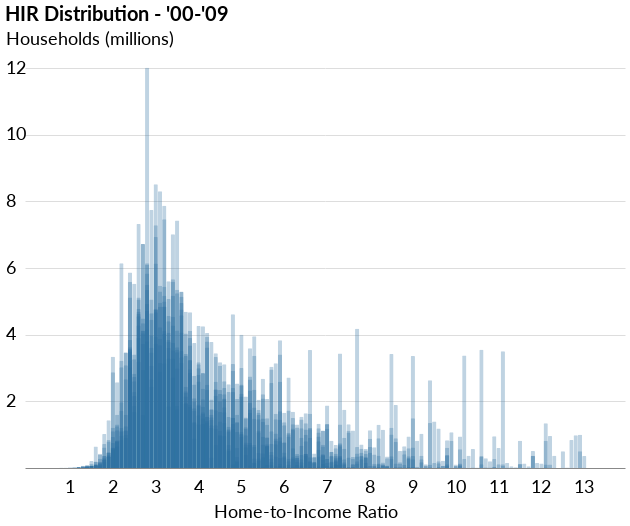

Here is the notebook cell this chart was saved with:
### Markdown cell above
#### 2000-2010 Distribution

### Code cell
years = range(2000,2010)
variables = []
counter = 0
for year in years:
    df = pd.DataFrame(yrs_dict[year]['bins'].items(), columns=['Bins', 'Counts']).sort_values(['Bins'])
    df = df[df.Bins <= 13]  # Removing outliers (to ensure consistent x axis values)
    add_vals = []
    for val in np.arange(0,14,.1):
        if round(val,1) not in df.Bins.values:
            add_vals.append(round(val,1))
    missing_vals = pd.DataFrame({'Bins':add_vals, 'Counts':list(np.full(len(add_vals),0))})
    df = pd.concat([df, missing_vals]).sort_values('Bins')
    
    var = alt.Chart(df, title='HIR Distribution - \'00-\'09'
                   ).mark_bar(color='#2d6e9f', size=4.2, opacity=.3, cornerRadiusTopLeft=1, cornerRadiusTopRight=1
                             ).encode(x=alt.X('Bins:O', title='Home-to-Income Ratio', axis=alt.Axis(values=list(range(1,14)), titleFontSize=18, labelFontSize=18, titleY=35)), 
                                      y=alt.Y('Counts:Q', title='Households (millions)', scale=alt.Scale(domain=[0,12]), axis=alt.Axis(titleFontSize=18, labelFontSize=18, values=list(range(2,14,2)))))
    variables.append(var)
    counter += 1

combined0009 = var   # Last chart created (must assign altair chart object to variable to enable appending)
for var in variables[:-1]:  # Excluding last chart
    combined0009 += var

combined0009

### Figure 1 — Vega-Lite specification as saved in the notebook (floating-point values rounded to 4 significant figures; data arrays with more than 128 entries replaced by an {"elided": "..."} marker saying what was removed)
{"width": 600, "height": 400, "background": "white", "config": {"title": {"fontSize": 20, "anchor": "start", "font": "Lato", "offset": 5}, "axisX": {"grid": false, "labelFont": "Lato", "labelFontSize": 14, "labelAngle": 0, "labelPadding": 10, "ticks": false, "tickSize": 5, "title": null, "titleFont": "Lato", "titleFontSize": 14, "titleFontWeight": "light", "titleY": 30, "titleX": 280}, "axisY": {"grid": true, "gridOpacity": 1, "labelFont": "Lato", "labelFontSize": 14, "labelLimit": 100, "labelAlign": "left", "labelPadding": 20, "ticks": false, "title": null, "titleFont": "Lato", "titleFontWeight": "normal", "titleFontSize": 14, "titleAlign": "left", "titleAngle": 0, "titleY": -20, "titleX": -20, "domainWidth": 0}, "view": {"strokeOpacity": 0}}, "layer": [{"data": {"name": "data-b96737a7b70fcb82a5667d5a6de54204"}, "mark": {"type": "bar", "color": "#2d6e9f", "cornerRadiusTopLeft": 1, "cornerRadiusTopRight": 1, "opacity": 0.3, "size": 4.2}, "encoding": {"x": {"type": "ordinal", "axis": {"labelFontSize": 18, "titleFontSize": 18, "titleY": 35, "values": [1, 2, 3, 4, 5, 6, 7, 8, 9, 10, 11, 12, 13]}, "field": "Bins", "title": "Home-to-Income Ratio"}, "y": {"type": "quantitative", "axis": {"labelFontSize": 18, "titleFontSize": 18, "values": [2, 4, 6, 8, 10, 12]}, "field": "Counts", "scale": {"domain": [0, 12]}, "title": "Households (millions)"}}, "title": "HIR Distribution - '00-'09"}, {"data": {"name": "data-470a5dd970b6d2bbfcc732d3fb9ddc75"}, "mark": {"type": "bar", "color": "#2d6e9f", "cornerRadiusTopLeft": 1, "cornerRadiusTopRight": 1, "opacity": 0.3, "size": 4.2}, "encoding": {"x": {"type": "ordinal", "axis": {"labelFontSize": 18, "titleFontSize": 18, "titleY": 35, "values": [1, 2, 3, 4, 5, 6, 7, 8, 9, 10, 11, 12, 13]}, "field": "Bins", "title": "Home-to-Income Ratio"}, "y": {"type": "quantitative", "axis": {"labelFontSize": 18, "titleFontSize": 18, "values": [2, 4, 6, 8, 10, 12]}, "field": "Counts", "scale": {"domain": [0, 12]}, "title": "Households (millions)"}}, "title": "HIR Distribution - '00-'09"}, {"data": {"name": "data-661c661d126d67446522433caa73343d"}, "mark": {"type": "bar", "color": "#2d6e9f", "cornerRadiusTopLeft": 1, "cornerRadiusTopRight": 1, "opacity": 0.3, "size": 4.2}, "encoding": {"x": {"type": "ordinal", "axis": {"labelFontSize": 18, "titleFontSize": 18, "titleY": 35, "values": [1, 2, 3, 4, 5, 6, 7, 8, 9, 10, 11, 12, 13]}, "field": "Bins", "title": "Home-to-Income Ratio"}, "y": {"type": "quantitative", "axis": {"labelFontSize": 18, "titleFontSize": 18, "values": [2, 4, 6, 8, 10, 12]}, "field": "Counts", "scale": {"domain": [0, 12]}, "title": "Households (millions)"}}, "title": "HIR Distribution - '00-'09"}, {"data": {"name": "data-b6c7e2cd377d226e890f798123f118c0"}, "mark": {"type": "bar", "color": "#2d6e9f", "cornerRadiusTopLeft": 1, "cornerRadiusTopRight": 1, "opacity": 0.3, "size": 4.2}, "encoding": {"x": {"type": "ordinal", "axis": {"labelFontSize": 18, "titleFontSize": 18, "titleY": 35, "values": [1, 2, 3, 4, 5, 6, 7, 8, 9, 10, 11, 12, 13]}, "field": "Bins", "title": "Home-to-Income Ratio"}, "y": {"type": "quantitative", "axis": {"labelFontSize": 18, "titleFontSize": 18, "values": [2, 4, 6, 8, 10, 12]}, "field": "Counts", "scale": {"domain": [0, 12]}, "title": "Households (millions)"}}, "title": "HIR Distribution - '00-'09"}, {"data": {"name": "data-cc919ac954e4c0f3f788ad0ecef9075c"}, "mark": {"type": "bar", "color": "#2d6e9f", "cornerRadiusTopLeft": 1, "cornerRadiusTopRight": 1, "opacity": 0.3, "size": 4.2}, "encoding": {"x": {"type": "ordinal", "axis": {"labelFontSize": 18, "titleFontSize": 18, "titleY": 35, "values": [1, 2, 3, 4, 5, 6, 7, 8, 9, 10, 11, 12, 13]}, "field": "Bins", "title": "Home-to-Income Ratio"}, "y": {"type": "quantitative", "axis": {"labelFontSize": 18, "titleFontSize": 18, "values": [2, 4, 6, 8, 10, 12]}, "field": "Counts", "scale": {"domain": [0, 12]}, "title": "Households (millions)"}}, "title": "HIR Distribution - '00-'09"}, {"data": {"name": "data-ca4a4b26c03944cbf2af694ebc0e9ff2"}, "mark": {"type": "bar", "color": "#2d6e9f", "cornerRadiusTopLeft": 1, "cornerRadiusTopRight": 1, "opacity": 0.3, "size": 4.2}, "encoding": {"x": {"type": "ordinal", "axis": {"labelFontSize": 18, "titleFontSize": 18, "titleY": 35, "values": [1, 2, 3, 4, 5, 6, 7, 8, 9, 10, 11, 12, 13]}, "field": "Bins", "title": "Home-to-Income Ratio"}, "y": {"type": "quantitative", "axis": {"labelFontSize": 18, "titleFontSize": 18, "values": [2, 4, 6, 8, 10, 12]}, "field": "Counts", "scale": {"domain": [0, 12]}, "title": "Households (millions)"}}, "title": "HIR Distribution - '00-'09"}, {"data": {"name": "data-75c1ff47e51dd253efd744abaae35900"}, "mark": {"type": "bar", "color": "#2d6e9f", "cornerRadiusTopLeft": 1, "cornerRadiusTopRight": 1, "opacity": 0.3, "size": 4.2}, "encoding": {"x": {"type": "ordinal", "axis": {"labelFontSize": 18, "titleFontSize": 18, "titleY": 35, "values": [1, 2, 3, 4, 5, 6, 7, 8, 9, 10, 11, 12, 13]}, "field": "Bins", "title": "Home-to-Income Ratio"}, "y": {"type": "quantitative", "axis": {"labelFontSize": 18, "titleFontSize": 18, "values": [2, 4, 6, 8, 10, 12]}, "field": "Counts", "scale": {"domain": [0, 12]}, "title": "Households (millions)"}}, "title": "HIR Distribution - '00-'09"}, {"data": {"name": "data-a0ceee40fdb20116b8d5daafa33efb77"}, "mark": {"type": "bar", "color": "#2d6e9f", "cornerRadiusTopLeft": 1, "cornerRadiusTopRight": 1, "opacity": 0.3, "size": 4.2}, "encoding": {"x": {"type": "ordinal", "axis": {"labelFontSize": 18, "titleFontSize": 18, "titleY": 35, "values": [1, 2, 3, 4, 5, 6, 7, 8, 9, 10, 11, 12, 13]}, "field": "Bins", "title": "Home-to-Income Ratio"}, "y": {"type": "quantitative", "axis": {"labelFontSize": 18, "titleFontSize": 18, "values": [2, 4, 6, 8, 10, 12]}, "field": "Counts", "scale": {"domain": [0, 12]}, "title": "Households (millions)"}}, "title": "HIR Distribution - '00-'09"}, {"data": {"name": "data-a748491292b3e58a551a97b9fc6e8a8c"}, "mark": {"type": "bar", "color": "#2d6e9f", "cornerRadiusTopLeft": 1, "cornerRadiusTopRight": 1, "opacity": 0.3, "size": 4.2}, "encoding": {"x": {"type": "ordinal", "axis": {"labelFontSize": 18, "titleFontSize": 18, "titleY": 35, "values": [1, 2, 3, 4, 5, 6, 7, 8, 9, 10, 11, 12, 13]}, "field": "Bins", "title": "Home-to-Income Ratio"}, "y": {"type": "quantitative", "axis": {"labelFontSize": 18, "titleFontSize": 18, "values": [2, 4, 6, 8, 10, 12]}, "field": "Counts", "scale": {"domain": [0, 12]}, "title": "Households (millions)"}}, "title": "HIR Distribution - '00-'09"}, {"data": {"name": "data-0553dca0e45b2b236fc669e1c99a9ff9"}, "mark": {"type": "bar", "color": "#2d6e9f", "cornerRadiusTopLeft": 1, "cornerRadiusTopRight": 1, "opacity": 0.3, "size": 4.2}, "encoding": {"x": {"type": "ordinal", "axis": {"labelFontSize": 18, "titleFontSize": 18, "titleY": 35, "values": [1, 2, 3, 4, 5, 6, 7, 8, 9, 10, 11, 12, 13]}, "field": "Bins", "title": "Home-to-Income Ratio"}, "y": {"type": "quantitative", "axis": {"labelFontSize": 18, "titleFontSize": 18, "values": [2, 4, 6, 8, 10, 12]}, "field": "Counts", "scale": {"domain": [0, 12]}, "title": "Households (millions)"}}, "title": "HIR Distribution - '00-'09"}], "$schema": "https://vega.github.io/schema/vega-lite/v4.0.0.json", "datasets": {"data-b96737a7b70fcb82a5667d5a6de54204": {"elided": "140 records"}, "data-470a5dd970b6d2bbfcc732d3fb9ddc75": {"elided": "140 records"}, "data-661c661d126d67446522433caa73343d": {"elided": "140 records"}, "data-b6c7e2cd377d226e890f798123f118c0": {"elided": "140 records"}, "data-cc919ac954e4c0f3f788ad0ecef9075c": {"elided": "140 records"}, "data-ca4a4b26c03944cbf2af694ebc0e9ff2": {"elided": "140 records"}, "data-75c1ff47e51dd253efd744abaae35900": {"elided": "140 records"}, "data-a0ceee40fdb20116b8d5daafa33efb77": {"elided": "140 records"}, "data-a748491292b3e58a551a97b9fc6e8a8c": {"elided": "140 records"}, "data-0553dca0e45b2b236fc669e1c99a9ff9": {"elided": "140 records"}}}
